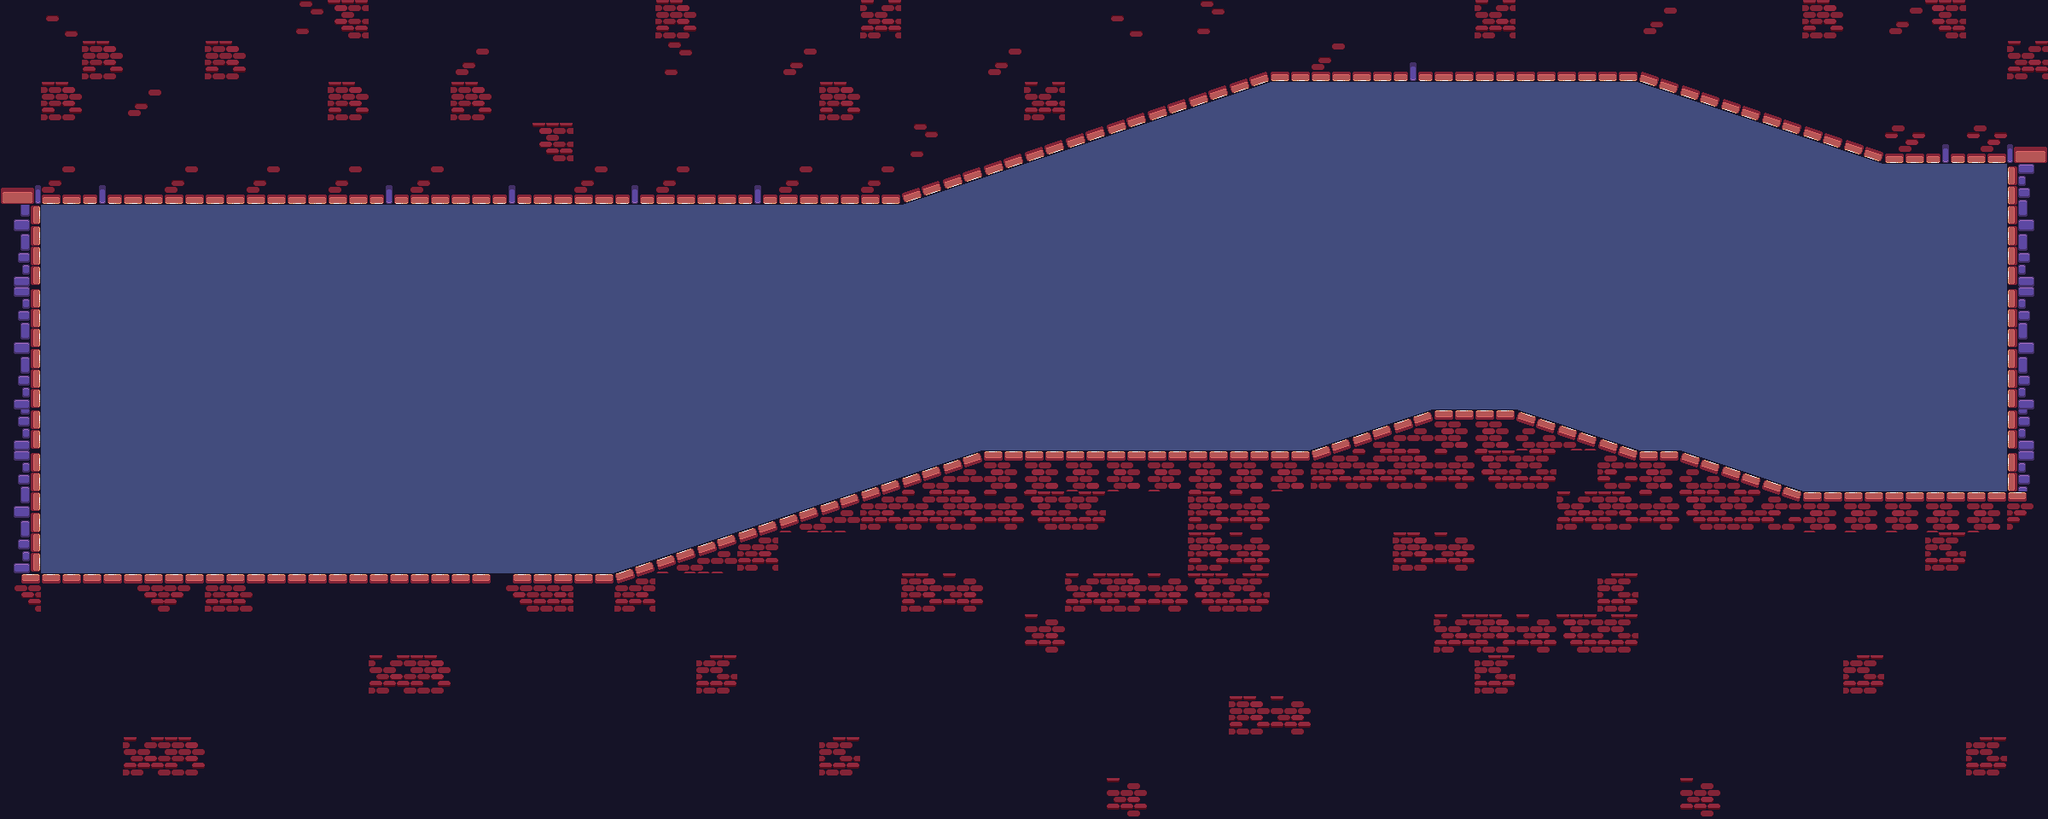

The image is a tile-based game level rendered from a .tmx file. Its description and source (layers, tilesets, objects; grid data summarised) follow:
An orthogonal 50x20 tile map with 48x48 px tiles, 2 tile layers (background, ground) and 7 objects (player).

<map version="1.4" tiledversion="1.4.3" orientation="orthogonal" renderorder="right-down" width="50" height="20" tilewidth="48" tileheight="48" infinite="0" nextlayerid="4" nextobjectid="2">
 <editorsettings>
  <export target="TiledMap.json" format="json" />
 </editorsettings>
 <tileset firstgid="1" name="Medieval-Tileset" tilewidth="48" tileheight="48" tilecount="270" columns="18">
  <image source="Medieval_tiles_free2.png" width="864" height="720" />
  <tile id="76">
   <objectgroup draworder="index" id="2">
    <object id="1" x="48" y="48">
     <polygon points="0,0 -48,0 0,-48" />
    </object>
   </objectgroup>
  </tile>
  <tile id="77">
   <objectgroup draworder="index" id="2">
    <object id="1" x="48" y="0">
     <polygon points="0,0 0,48 -48,48" />
    </object>
   </objectgroup>
  </tile>
  <tile id="78">
   <objectgroup draworder="index" id="3">
    <object id="3" x="48" y="0">
     <polygon points="0,0 -48,48 0,48" />
    </object>
   </objectgroup>
  </tile>
  <tile id="80">
   <objectgroup draworder="index" id="2">
    <object id="1" x="0" y="0">
     <polygon points="0,0 48,48 0,48 0,0" />
    </object>
   </objectgroup>
  </tile>
  <tile id="81">
   <objectgroup draworder="index" id="2">
    <object id="1" x="0" y="0">
     <polygon points="0,0 48,48 0,48" />
    </object>
   </objectgroup>
  </tile>
  <tile id="82">
   <objectgroup draworder="index" id="2">
    <object id="1" x="0" y="0">
     <polygon points="0,0 48,48 0,48" />
    </object>
   </objectgroup>
  </tile>
 </tileset>
 <layer id="1" name="background" width="50" height="20" locked="1">
  <data>[1000 cells, 1000 non-empty, 2 distinct tile ids]</data>
 </layer>
 <layer id="2" name="ground" width="50" height="20">
  <data>[1000 cells, 616 non-empty, 46 distinct tile ids]</data>
 </layer>
 <objectgroup id="3" name="object" locked="1">
  <object id="1" name="playerSpawn" type="player" x="170" y="601.333">
   <point />
  </object>
 </objectgroup>
</map>